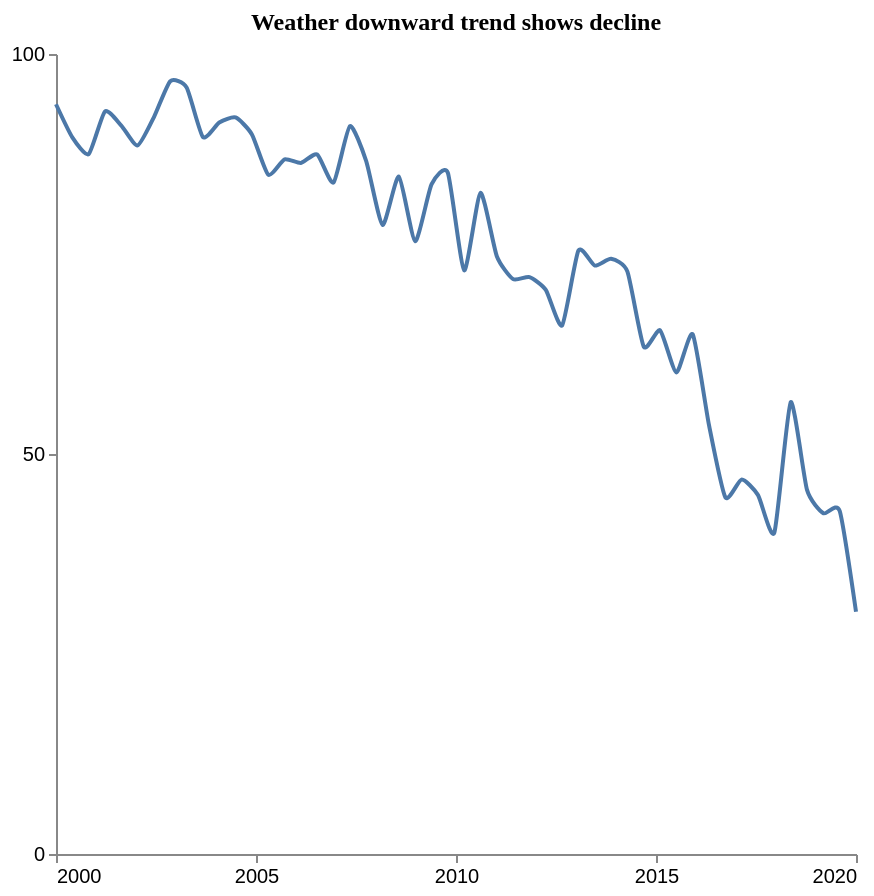

Vega-Lite specification stored for this chart:
### Vega-Lite specification from a JSON file in a GitHub repository (floating-point values rounded to 4 significant figures)
{"$schema": "https://vega.github.io/schema/vega-lite/v5.json", "description": "Pattern: Downward", "data": {"values": [{"X": 2000.0, "Y": 93.72}, {"X": 2000.0, "Y": 89.58}, {"X": 2001.0, "Y": 87.49}, {"X": 2001.0, "Y": 92.83}, {"X": 2002.0, "Y": 91.05}, {"X": 2002.0, "Y": 88.57}, {"X": 2002.0, "Y": 92.11}, {"X": 2003.0, "Y": 96.61}, {"X": 2003.0, "Y": 95.81}, {"X": 2004.0, "Y": 89.62}, {"X": 2004.0, "Y": 91.44}, {"X": 2004.0, "Y": 92.07}, {"X": 2005.0, "Y": 89.95}, {"X": 2005.0, "Y": 84.92}, {"X": 2006.0, "Y": 86.84}, {"X": 2006.0, "Y": 86.38}, {"X": 2007.0, "Y": 87.44}, {"X": 2007.0, "Y": 83.94}, {"X": 2007.0, "Y": 90.98}, {"X": 2008.0, "Y": 86.61}, {"X": 2008.0, "Y": 78.64}, {"X": 2009.0, "Y": 84.67}, {"X": 2009.0, "Y": 76.6}, {"X": 2009.0, "Y": 83.7}, {"X": 2010.0, "Y": 85.15}, {"X": 2010.0, "Y": 72.96}, {"X": 2011.0, "Y": 82.63}, {"X": 2011.0, "Y": 74.73}, {"X": 2011.0, "Y": 71.86}, {"X": 2012.0, "Y": 72.12}, {"X": 2012.0, "Y": 70.52}, {"X": 2013.0, "Y": 66.08}, {"X": 2013.0, "Y": 75.43}, {"X": 2013.0, "Y": 73.55}, {"X": 2014.0, "Y": 74.4}, {"X": 2014.0, "Y": 72.8}, {"X": 2015.0, "Y": 63.41}, {"X": 2015.0, "Y": 65.46}, {"X": 2016.0, "Y": 60.2}, {"X": 2016.0, "Y": 64.95}, {"X": 2016.0, "Y": 53.57}, {"X": 2017.0, "Y": 44.58}, {"X": 2017.0, "Y": 46.81}, {"X": 2018.0, "Y": 44.86}, {"X": 2018.0, "Y": 40.18}, {"X": 2018.0, "Y": 56.48}, {"X": 2019.0, "Y": 45.51}, {"X": 2019.0, "Y": 42.6}, {"X": 2020.0, "Y": 42.88}, {"X": 2020.0, "Y": 30.28}]}, "mark": {"type": "line", "interpolate": "cardinal", "tension": 0.4}, "encoding": {"x": {"field": "X", "type": "quantitative", "title": "", "axis": {"grid": false, "format": "d", "values": [2000, 2005, 2010, 2015, 2020], "tickSize": 4}, "scale": {"domain": [2000, 2020]}}, "y": {"field": "Y", "type": "quantitative", "title": "", "axis": {"grid": false, "format": "d", "values": [0, 50, 100], "tickSize": 4, "tickOpacity": 1}, "scale": {"domain": [0, 100]}}}, "title": {"text": "Weather downward trend shows decline", "anchor": "middle", "font": "Tahoma", "fontSize": 12}, "config": {"lineBreak": "^", "view": {"stroke": null}}, "height": 400, "width": 400, "autosize": "pad"}
